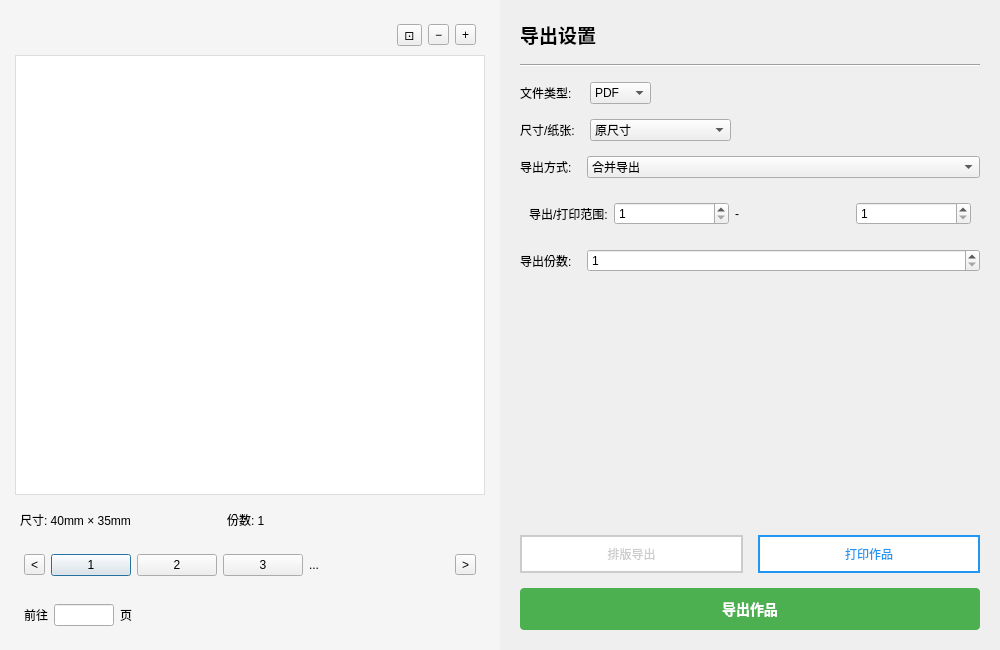
<?xml version="1.0" encoding="UTF-8"?>
<ui version="4.0">
 <class>PrintCenterDialog</class>
 <widget class="QDialog" name="PrintCenterDialog">
  <property name="geometry">
   <rect>
    <x>0</x>
    <y>0</y>
    <width>1000</width>
    <height>650</height>
   </rect>
  </property>
  <property name="windowTitle">
   <string>打印/导出</string>
  </property>
  <property name="modal">
   <bool>true</bool>
  </property>
  <layout class="QHBoxLayout" name="mainLayout">
   <property name="spacing">
    <number>0</number>
   </property>
   <property name="leftMargin">
    <number>0</number>
   </property>
   <property name="topMargin">
    <number>0</number>
   </property>
   <property name="rightMargin">
    <number>0</number>
   </property>
   <property name="bottomMargin">
    <number>0</number>
   </property>
        <item>
         <!-- 左侧预览区 -->
         <widget class="QWidget" name="leftPanel" native="true">
          <property name="minimumSize">
                <size>
                 <width>400</width>
                 <height>0</height>
                </size>
          </property>
          <property name="styleSheet">
                <string notr="true">QWidget#leftPanel { background-color: #f5f5f5; }</string>
          </property>
          <layout class="QVBoxLayout" name="leftPanelLayout">
                <property name="spacing">
                 <number>10</number>
                </property>
                <property name="leftMargin">
                 <number>15</number>
                </property>
                <property name="topMargin">
                 <number>15</number>
                </property>
                <property name="rightMargin">
                 <number>15</number>
                </property>
                <property name="bottomMargin">
                 <number>15</number>
                </property>
                <item>
                 <!-- 预览画布容器 -->
                 <widget class="QWidget" name="previewContainer" native="true">
                  <layout class="QVBoxLayout" name="previewContainerLayout">
                        <property name="spacing">
                         <number>0</number>
                        </property>
                        <property name="leftMargin">
                         <number>0</number>
                        </property>
                        <property name="topMargin">
                         <number>0</number>
                        </property>
                        <property name="rightMargin">
                         <number>0</number>
                        </property>
                        <property name="bottomMargin">
                         <number>0</number>
                        </property>
                        <item>
                         <!-- 预览工具栏 -->
                         <widget class="QWidget" name="previewToolbarWidget" native="true">
                          <property name="maximumSize">
                                <size>
                                 <width>16777215</width>
                                 <height>40</height>
                                </size>
                          </property>
                          <layout class="QHBoxLayout" name="previewToolbarLayout">
                                <item>
                                 <spacer name="toolbarLeftSpacer">
                                  <property name="orientation">
                                        <enum>Qt::Horizontal</enum>
                                  </property>
                                  <property name="sizeHint" stdset="0">
                                        <size>
                                         <width>40</width>
                                         <height>20</height>
                                        </size>
                                  </property>
                                 </spacer>
                                </item>
                                <item>
                                 <widget class="QToolButton" name="btnFitView">
                                  <property name="toolTip">
                                        <string>适应画布</string>
                                  </property>
                                  <property name="text">
                                        <string>⊡</string>
                                  </property>
                                 </widget>
                                </item>
                                <item>
                                 <widget class="QToolButton" name="btnZoomOut">
                                  <property name="toolTip">
                                        <string>缩小</string>
                                  </property>
                                  <property name="text">
                                        <string>−</string>
                                  </property>
                                 </widget>
                                </item>
                                <item>
                                 <widget class="QToolButton" name="btnZoomIn">
                                  <property name="toolTip">
                                        <string>放大</string>
                                  </property>
                                  <property name="text">
                                        <string>+</string>
                                  </property>
                                 </widget>
                                </item>
                          </layout>
                         </widget>
                        </item>
                        <item>
                         <!-- 预览画布 -->
                         <widget class="QGraphicsView" name="previewView">
                          <property name="sizePolicy">
                                <sizepolicy hsizetype="Expanding" vsizetype="Expanding">
                                 <horstretch>0</horstretch>
                                 <verstretch>0</verstretch>
                                </sizepolicy>
                          </property>
                          <property name="frameShape">
                                <enum>QFrame::Box</enum>
                          </property>
                          <property name="alignment">
                                <set>Qt::AlignCenter</set>
                          </property>
                          <property name="styleSheet">
                                <string notr="true">background-color: white; border: 1px solid #ddd;</string>
                          </property>
                          <property name="dragMode">
                                <enum>QGraphicsView::ScrollHandDrag</enum>
                          </property>
                         </widget>
                        </item>
                  </layout>
                 </widget>
                </item>
                <item>
                 <!-- 状态信息栏 -->
                 <widget class="QWidget" name="infoPanel" native="true">
                  <property name="maximumSize">
                        <size>
                         <width>16777215</width>
                         <height>30</height>
                        </size>
                  </property>
                  <layout class="QHBoxLayout" name="infoPanelLayout">
                        <property name="leftMargin">
                         <number>5</number>
                        </property>
                        <property name="topMargin">
                         <number>5</number>
                        </property>
                        <property name="rightMargin">
                         <number>5</number>
                        </property>
                        <property name="bottomMargin">
                         <number>5</number>
                        </property>
                        <item>
                         <widget class="QLabel" name="labelSize">
                          <property name="text">
                                <string>尺寸: 40mm × 35mm</string>
                          </property>
                         </widget>
                        </item>
                        <item>
                         <spacer name="infoSpacer">
                          <property name="orientation">
                                <enum>Qt::Horizontal</enum>
                          </property>
                          <property name="sizeHint" stdset="0">
                                <size>
                                 <width>40</width>
                                 <height>20</height>
                                </size>
                          </property>
                         </spacer>
                        </item>
                        <item>
                         <widget class="QLabel" name="labelCopyCount">
                          <property name="text">
                                <string>份数: 1</string>
                          </property>
                         </widget>
                        </item>
                        <item>
                         <spacer name="previewStatusSpacer">
                          <property name="orientation">
                           <enum>Qt::Horizontal</enum>
                          </property>
                          <property name="sizeHint" stdset="0">
                           <size>
                            <width>20</width>
                            <height>20</height>
                           </size>
                          </property>
                         </spacer>
                        </item>
                        <item>
                         <widget class="QLabel" name="labelPreviewStatus">
                          <property name="minimumSize">
                           <size>
                            <width>120</width>
                            <height>0</height>
                           </size>
                          </property>
                          <property name="text">
                           <string/>
                          </property>
                          <property name="alignment">
                           <set>Qt::AlignRight|Qt::AlignVCenter</set>
                          </property>
                         </widget>
                        </item>
                  </layout>
                 </widget>
                </item>
                <item>
                 <!-- 批量分页器 (仅批量模式显示) -->
                 <widget class="QWidget" name="batchNavigator" native="true">
                  <property name="visible">
                        <bool>false</bool>
                  </property>
                  <property name="maximumSize">
                        <size>
                         <width>16777215</width>
                         <height>50</height>
                        </size>
                  </property>
                  <layout class="QHBoxLayout" name="batchNavigatorLayout">
                        <item>
                         <widget class="QToolButton" name="btnPrevBatch">
                          <property name="text">
                                <string>&lt;</string>
                          </property>
                         </widget>
                        </item>
                        <item>
                         <widget class="QPushButton" name="btnBatch1">
                          <property name="text">
                                <string>1</string>
                          </property>
                          <property name="checkable">
                                <bool>true</bool>
                          </property>
                         </widget>
                        </item>
                        <item>
                         <widget class="QPushButton" name="btnBatch2">
                          <property name="text">
                                <string>2</string>
                          </property>
                          <property name="checkable">
                                <bool>true</bool>
                          </property>
                         </widget>
                        </item>
                        <item>
                         <widget class="QPushButton" name="btnBatch3">
                          <property name="text">
                                <string>3</string>
                          </property>
                          <property name="checkable">
                                <bool>true</bool>
                          </property>
                         </widget>
                        </item>
                        <item>
                         <widget class="QLabel" name="labelEllipsis">
                          <property name="text">
                                <string>...</string>
                          </property>
                         </widget>
                        </item>
                        <item>
                         <spacer name="batchSpacer">
                          <property name="orientation">
                                <enum>Qt::Horizontal</enum>
                          </property>
                          <property name="sizeHint" stdset="0">
                                <size>
                                 <width>40</width>
                                 <height>20</height>
                                </size>
                          </property>
                         </spacer>
                        </item>
                        <item>
                         <widget class="QToolButton" name="btnNextBatch">
                          <property name="text">
                                <string>&gt;</string>
                          </property>
                         </widget>
                        </item>
                  </layout>
                 </widget>
                </item>
                <item>
                 <!-- 页面分页器 (仅多页输出时显示) -->
                 <widget class="QWidget" name="pageNavigator" native="true">
                  <property name="visible">
                        <bool>false</bool>
                  </property>
                  <property name="maximumSize">
                        <size>
                         <width>16777215</width>
                         <height>40</height>
                        </size>
                  </property>
                  <layout class="QHBoxLayout" name="pageNavigatorLayout">
                        <item>
                         <widget class="QLabel" name="labelGoTo">
                          <property name="text">
                                <string>前往</string>
                          </property>
                         </widget>
                        </item>
                        <item>
                         <widget class="QLineEdit" name="pageInput">
                          <property name="maximumSize">
                                <size>
                                 <width>60</width>
                                 <height>16777215</height>
                                </size>
                          </property>
                          <property name="alignment">
                                <set>Qt::AlignCenter</set>
                          </property>
                         </widget>
                        </item>
                        <item>
                         <widget class="QLabel" name="labelPage">
                          <property name="text">
                                <string>页</string>
                          </property>
                         </widget>
                        </item>
                        <item>
                         <spacer name="pageSpacer">
                          <property name="orientation">
                                <enum>Qt::Horizontal</enum>
                          </property>
                          <property name="sizeHint" stdset="0">
                                <size>
                                 <width>40</width>
                                 <height>20</height>
                                </size>
                          </property>
                         </spacer>
                        </item>
                  </layout>
                 </widget>
                </item>
          </layout>
         </widget>
        </item>
   <item>
    <!-- 右侧设置区 -->
    <widget class="QWidget" name="rightPanel" native="true">
     <property name="minimumSize">
      <size>
       <width>500</width>
       <height>0</height>
      </size>
     </property>
     <layout class="QVBoxLayout" name="rightPanelLayout">
      <property name="spacing">
       <number>15</number>
      </property>
      <property name="leftMargin">
       <number>20</number>
      </property>
      <property name="topMargin">
       <number>20</number>
      </property>
      <property name="rightMargin">
       <number>20</number>
      </property>
      <property name="bottomMargin">
       <number>20</number>
      </property>
      <item>
       <widget class="QLabel" name="titleLabel">
        <property name="font">
         <font>
          <pointsize>14</pointsize>
          <weight>75</weight>
          <bold>true</bold>
         </font>
        </property>
        <property name="text">
         <string>导出设置</string>
        </property>
       </widget>
      </item>
      <item>
       <widget class="Line" name="line">
        <property name="orientation">
         <enum>Qt::Horizontal</enum>
        </property>
       </widget>
      </item>
      <item>
       <!-- 文件类型和纸张 -->
       <layout class="QFormLayout" name="fileTypeLayout">
        <property name="fieldGrowthPolicy">
         <enum>QFormLayout::ExpandingFieldsGrow</enum>
        </property>
        <item row="0" column="0">
         <widget class="QLabel" name="labelFileType">
          <property name="text">
           <string>文件类型:</string>
          </property>
         </widget>
        </item>
        <item row="0" column="1">
         <widget class="QComboBox" name="comboFileType">
          <item>
           <property name="text">
            <string>PDF</string>
           </property>
          </item>
          <item>
           <property name="text">
            <string>PNG</string>
           </property>
          </item>
          <item>
           <property name="text">
            <string>JPEG</string>
           </property>
          </item>
         </widget>
        </item>
        <item row="1" column="0">
         <widget class="QLabel" name="labelPageSize">
          <property name="text">
           <string>尺寸/纸张:</string>
          </property>
         </widget>
        </item>
        <item row="1" column="1">
         <widget class="QComboBox" name="comboPageSize">
          <item>
           <property name="text">
            <string>原尺寸</string>
           </property>
          </item>
          <item>
           <property name="text">
            <string>A4 (210×297mm)</string>
           </property>
          </item>
          <item>
           <property name="text">
            <string>A5 (148×210mm)</string>
           </property>
          </item>
          <item>
           <property name="text">
            <string>Letter (216×279mm)</string>
           </property>
          </item>
         </widget>
        </item>
       </layout>
      </item>
      <item>
       <!-- 导出方式 -->
       <layout class="QFormLayout" name="exportModeLayout">
        <item row="0" column="0">
         <widget class="QLabel" name="labelExportMode">
          <property name="text">
           <string>导出方式:</string>
          </property>
         </widget>
        </item>
        <item row="0" column="1">
         <widget class="QComboBox" name="comboExportMode">
          <item>
           <property name="text">
            <string>合并导出</string>
           </property>
          </item>
          <item>
           <property name="text">
            <string>分别导出</string>
           </property>
          </item>
          <item>
           <property name="text">
            <string>自动排版</string>
           </property>
          </item>
         </widget>
        </item>
       </layout>
      </item>
      <item>
       <!-- 导出/打印范围 (仅批量模式) -->
       <widget class="QWidget" name="rangeWidget" native="true">
        <property name="visible">
         <bool>false</bool>
        </property>
        <layout class="QFormLayout" name="rangeLayout">
         <item row="0" column="0">
          <widget class="QLabel" name="labelRange">
           <property name="text">
            <string>导出/打印范围:</string>
           </property>
          </widget>
         </item>
         <item row="0" column="1">
          <layout class="QHBoxLayout" name="rangeInputLayout">
           <item>
            <widget class="QSpinBox" name="spinRangeStart">
             <property name="minimum">
              <number>1</number>
             </property>
             <property name="value">
              <number>1</number>
             </property>
            </widget>
           </item>
           <item>
            <widget class="QLabel" name="labelRangeSeparator">
             <property name="text">
              <string>-</string>
             </property>
            </widget>
           </item>
           <item>
            <widget class="QSpinBox" name="spinRangeEnd">
             <property name="minimum">
              <number>1</number>
             </property>
             <property name="value">
              <number>1</number>
             </property>
            </widget>
           </item>
          </layout>
         </item>
        </layout>
       </widget>
      </item>
      <item>
       <!-- 导出份数 -->
       <layout class="QFormLayout" name="copyCountLayout">
        <item row="0" column="0">
         <widget class="QLabel" name="labelCopies">
          <property name="text">
           <string>导出份数:</string>
          </property>
         </widget>
        </item>
        <item row="0" column="1">
         <widget class="QSpinBox" name="spinCopies">
          <property name="minimum">
           <number>1</number>
          </property>
          <property name="value">
           <number>1</number>
          </property>
         </widget>
        </item>
       </layout>
      </item>
      <item>
       <spacer name="verticalSpacer">
        <property name="orientation">
         <enum>Qt::Vertical</enum>
        </property>
        <property name="sizeHint" stdset="0">
         <size>
          <width>20</width>
          <height>40</height>
         </size>
        </property>
       </spacer>
      </item>
      <item>
       <!-- 次要操作按钮 -->
       <layout class="QHBoxLayout" name="secondaryActionsLayout">
        <item>
         <widget class="QPushButton" name="btnLayoutExport">
          <property name="text">
           <string>排版导出</string>
          </property>
          <property name="enabled">
           <bool>false</bool>
          </property>
          <property name="styleSheet">
           <string notr="true">QPushButton { background-color: white; border: 2px solid #4CAF50; color: #4CAF50; padding: 8px; }
QPushButton:hover { background-color: #f0f0f0; }
QPushButton:disabled { color: #ccc; border-color: #ccc; }</string>
          </property>
         </widget>
        </item>
        <item>
         <widget class="QPushButton" name="btnPrintDirect">
          <property name="text">
           <string>打印作品</string>
          </property>
          <property name="styleSheet">
           <string notr="true">QPushButton { background-color: white; border: 2px solid #2196F3; color: #2196F3; padding: 8px; }
QPushButton:hover { background-color: #f0f0f0; }</string>
          </property>
         </widget>
        </item>
       </layout>
      </item>
      <item>
       <!-- 主要操作按钮 -->
       <widget class="QPushButton" name="btnDownload">
        <property name="text">
         <string>导出作品</string>
        </property>
        <property name="styleSheet">
         <string notr="true">QPushButton { background-color: #4CAF50; color: white; padding: 10px; font-size: 14px; font-weight: bold; border-radius: 4px; }
QPushButton:hover { background-color: #45a049; }
QPushButton:pressed { background-color: #3d8b40; }</string>
        </property>
       </widget>
      </item>
     </layout>
    </widget>
   </item>
  </layout>
 </widget>
 <resources/>
 <connections/>
</ui>
